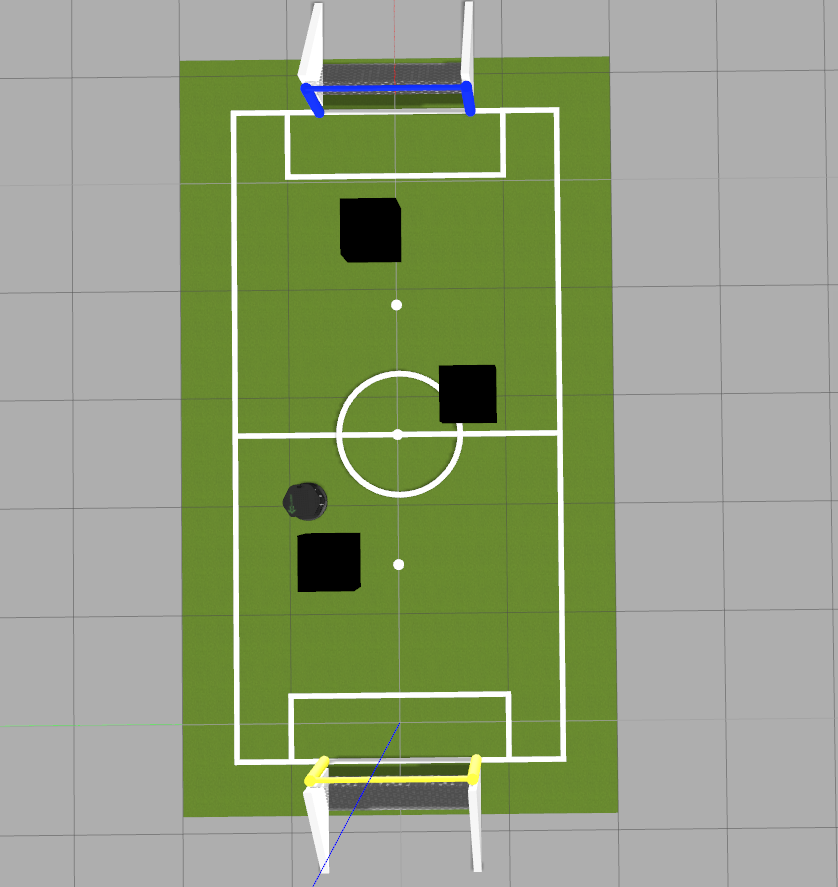
#> input picture ros_scripts/map.png, 838 x 887 px, found by its file name
$ python Ros_obstacle.py   (older library calls are emulated)
#> lines starting #> are read from the running program, lines starting #| are printed output that depends on the picture; after the words box and inside, x2 and y2 are one past the last pixel; in counts of white or black regions, pixels touching at a corner belong together; long printed decimals are rounded
import cv2
import cv2 as cv
import numpy as np
import os
import pandas as pd
import csv
import timeit
# import imutils
import json
import base64
from itertools import islice


def cv_show(name, img):
    cv2.imshow(name, img)
    cv2.waitKey()
    cv2.destroyAllWindows()


# [25 lines of commented-out code are left out]


img = cv.imread("map.png")
#> img is the input picture: shape (887, 838, 3); mean B, G, R 124.3, 157.9, 145.4

img2 = img

readimg = img

img = cv.bilateralFilter(readimg, 21, 75, 75)
# img = cv.medianBlur(img, 3)
img = cv2.cvtColor(img, code=cv2.COLOR_BGR2HSV)  # 颜色空间的转变
#> img: shape (887, 838, 3); mean H, S, V 18.4, 64.6, 158.5
img_1 = img.copy()
lower_grey = np.array([0, 0, 125])
upper_grey = np.array([0, 0, 150])

mask_black = cv2.inRange(img, lower_grey, upper_grey)
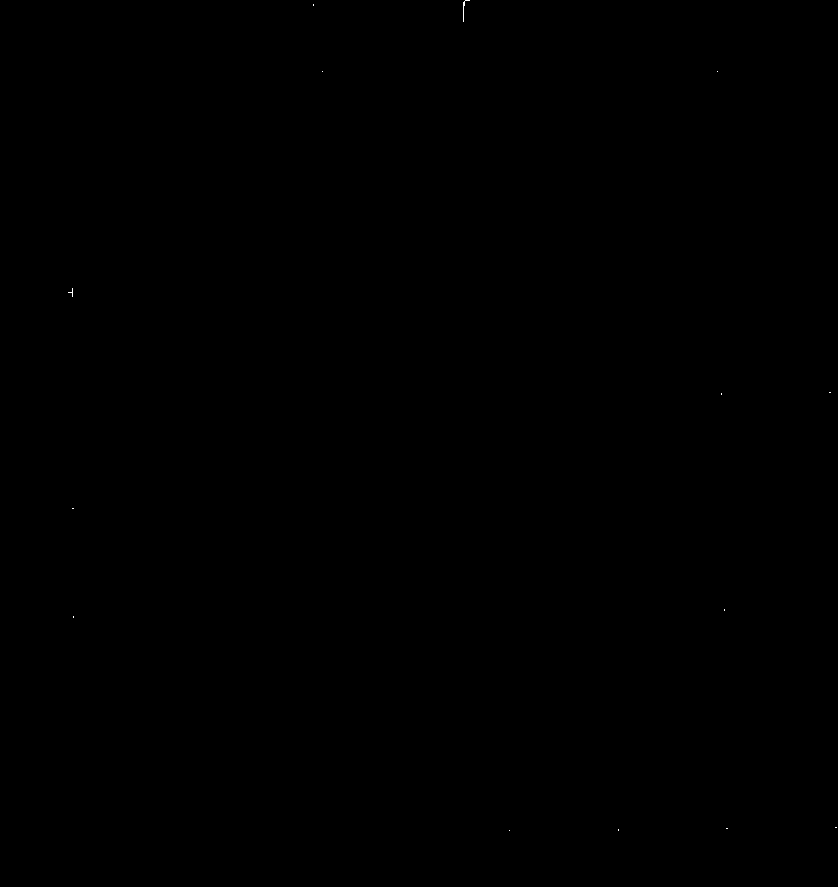
#> mask_black: shape (887, 838); 0.01% white in thin lines or dots, all inside (x1, y1, x2, y2) = (68, 0, 837, 831)

# 轮廓检测

img, contours, _ = cv2.findContours(
    mask_black, cv2.RETR_TREE, cv2.CHAIN_APPROX_SIMPLE)
#> contours = 14 contours, all with area under 20

font = cv2.FONT_HERSHEY_SIMPLEX

contours = sorted(contours, key=cv2.contourArea, reverse=True)
print(contours)
#> (printed output is left out)
list=[]

for i in range(0, 3):

    rect= cv2.minAreaRect(contours[i])
    list.append(rect)
    print(rect[1])
    print(type(rect[1]))
    box = cv2.boxPoints(rect)
    box = np.int0(box)
    img2 = cv2.drawContours(img2, [box], 0, (0, 0, 255), 2)

    pts1 = np.float32(box)
    pts2 = np.float32([[rect[0][0] + rect[1][1] / 2, rect[0][1] + rect[1][0] / 2],
                       [rect[0][0] - rect[1][1] / 2, rect[0][1] + rect[1][0] / 2],
                       [rect[0][0] - rect[1][1] / 2, rect[0][1] - rect[1][0] / 2],
                       [rect[0][0] + rect[1][1] / 2, rect[0][1] - rect[1][0] / 2]])
    M = cv2.getPerspectiveTransform(pts1, pts2)
    dst = cv2.warpPerspective(img2, M, (img2.shape[1], img2.shape[0]))

    # 此处可以验证 box点的顺序
    color = [(0, 0, 255), (0, 255, 0), (255, 0, 0), (255, 255, 255)]
    i = 0
    for point in pts2:
        cv2.circle(dst, tuple(point), 2, color[i], 4)
        i += 1
    target = dst[int(pts2[2][1]):int(pts2[1][1]), int(pts2[2][0]):int(pts2[3][0]), :]
    cv2.imshow('dst', dst)
    cv2.imshow('target', target)
    cv2.waitKey()
    cv2.destroyAllWindows()
#> this loop made 3 passes
#> (rect, pts1) on passes 1 to 2: (((463.5, 9.78), (21.84, 5.22), -74.05), [[463, 20], [457, 19], [463, -1], [469, 0]]), (((72, 292), (5.66, 5.66), -45), [[72, 296], [68, 292], [72, 288], [76, 292]])
#> (rect, pts2) on pass 3: (((509, 830), (0, 0), -90), [[509, 830], [509, 830], [509, 830], [509, 830]])
#| (21.840, 5.220)
#| <class 'tuple'>
#| (5.657, 5.657)
#| <class 'tuple'>
#| (0.0, 0.0)
#| <class 'tuple'>
#> pass 1, `dst = cv2.warpPerspective(img2, M, (img2.shape[1], img2.shape[0]))`:
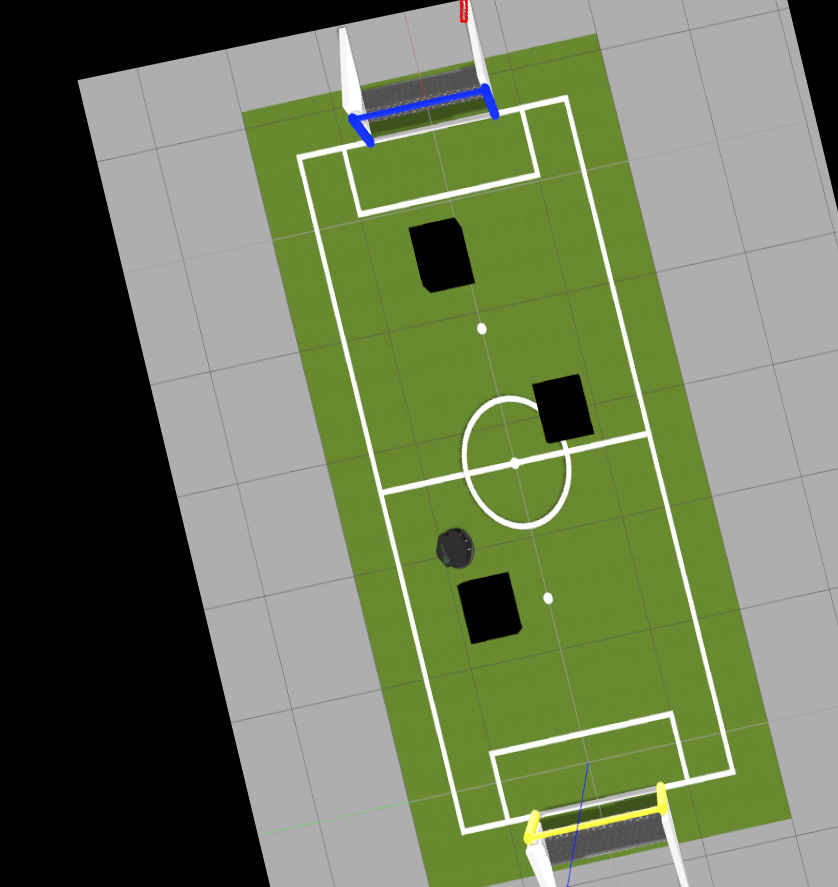
#> dst: shape (887, 838, 3); mean B, G, R 90, 120.3, 109
#> after the loop:
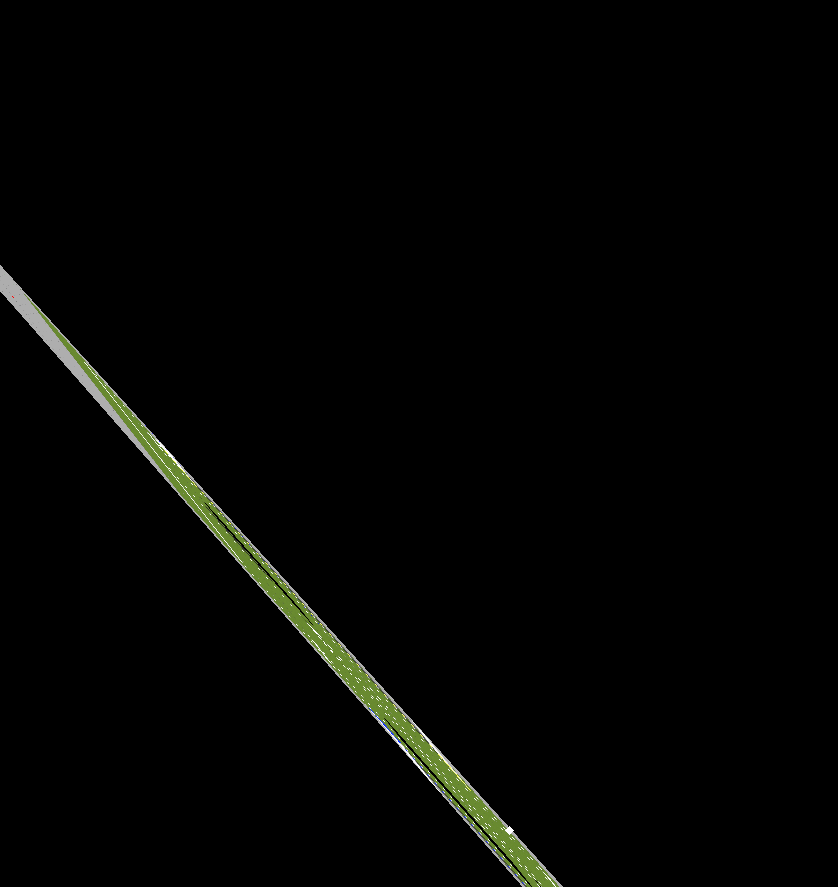
#> dst: shape (887, 838, 3); mean B, G, R 2.4, 3.9, 3.3
#> after the loop: img2: shape (887, 838, 3); mean B, G, R 124.3, 157.8, 145.4
#> after the loop, list = [((463.5, 9.78), (21.84, 5.22), -74.05), ((72, 292), (5.66, 5.66), -45), ((509, 830), (0, 0), -90)]


print(list)
#| [((463.491, 9.783), (21.840, 5.220), -74.055), ((72.0, 292.0), (5.657, 5.657), -45.0), ((509.0, 830.0), (0.0, 0.0), -90.0)]
cv2.imshow('img2', img2)
cv2.waitKey()
cv2.destroyAllWindows()

$ run again, with ros_scripts/challenge1.png copied over ros_scripts/map.png
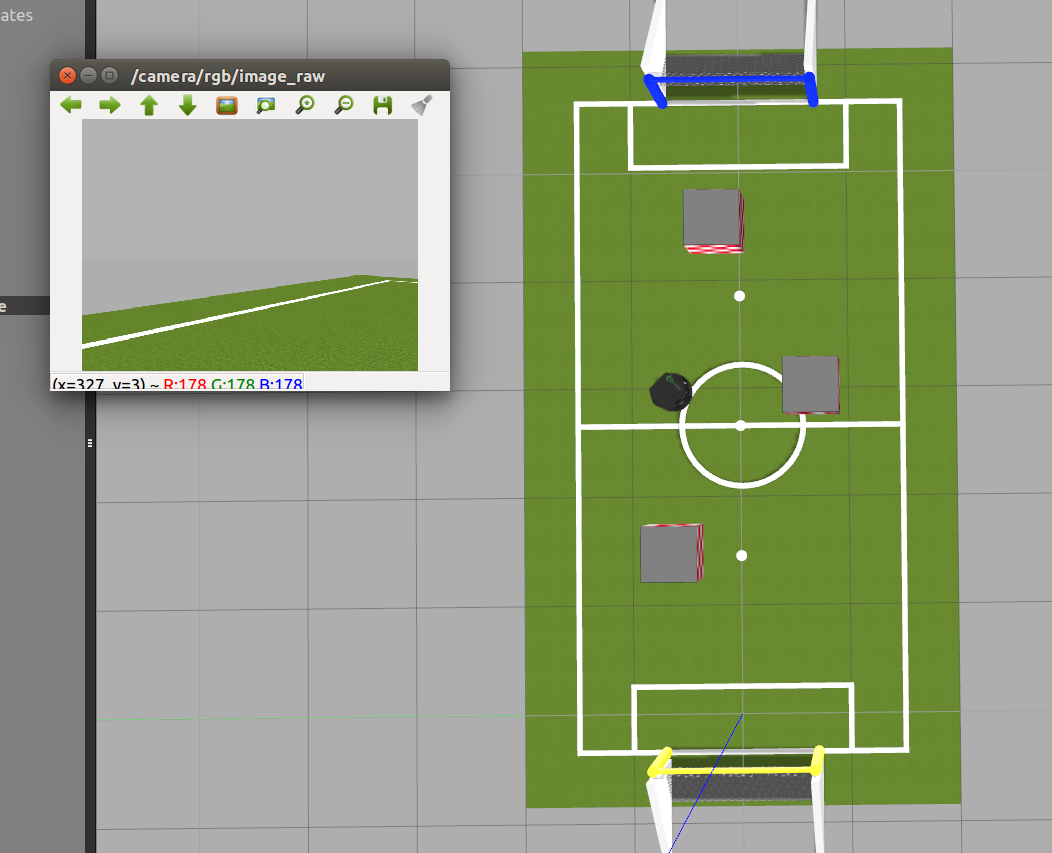
#> input picture ros_scripts/challenge1.png, 1052 x 853 px, found by its file name
#> img is the input picture: shape (853, 1052, 3); mean B, G, R 126.2, 156.9, 145.7
#> `mask_black = cv2.inRange(img, lower_grey, upper_grey)`:
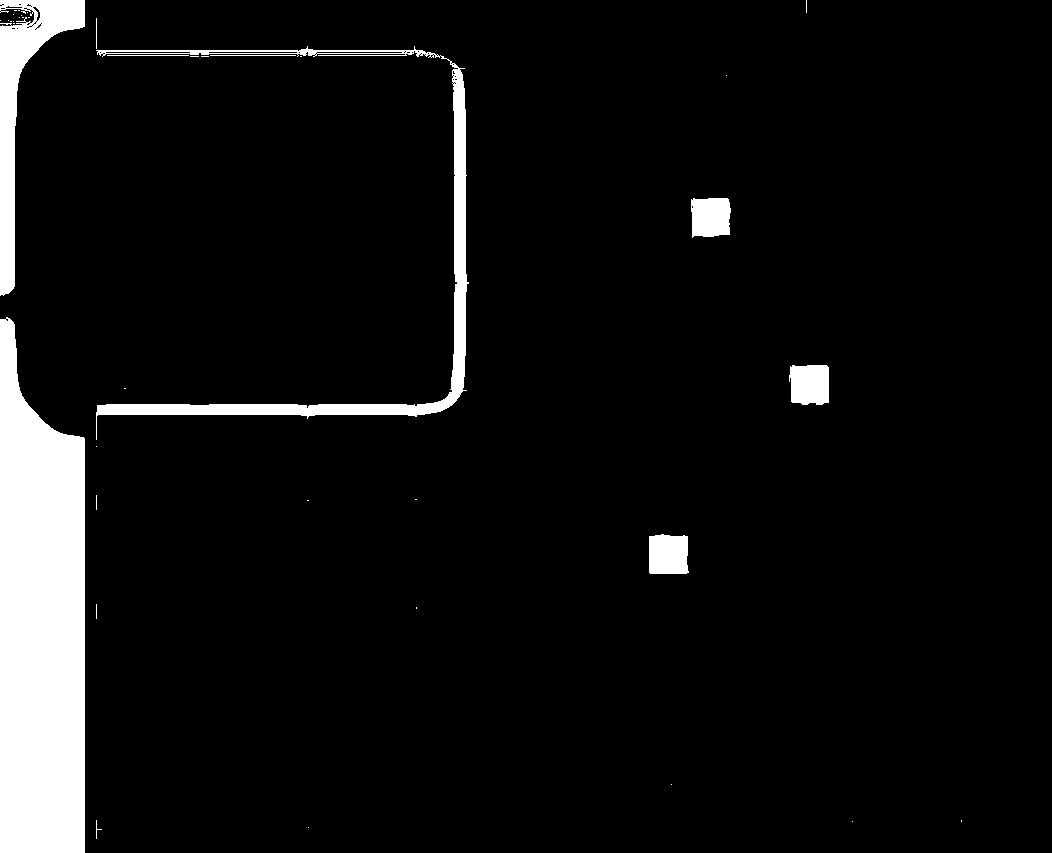
#> mask_black: shape (853, 1052); 6.6% white; 39 white regions (29 under 20 px)
#> contours = 93 contours, 82 with area under 20; largest, box (x1, y1, x2, y2) and area: (0, 317, 85, 853) 37780, (96, 46, 469, 440) 8238, (0, 0, 85, 296) 6734, (649, 534, 689, 574) 1418, (789, 365, 829, 405) 1396
#> (printed output is left out)
#> the loop `for i in range(0, 3): ` made 3 passes
#> (rect, pts2, M) on passes 1, 3: (((42, 584.5), (535, 84), -90), [[84, 852], [0, 852], [0, 317], [84, 317]], [[1, 0, 0], [0, 1, 0], [0, 0, 1]]), (((42, 147.5), (295, 84), -90), [[84, 295], [0, 295], [0, 0], [84, 0]], [[1, 0, 0], [0, 1, 0], [0, 0, 1]])
#> after the loop `for i in range(0, 3):`:
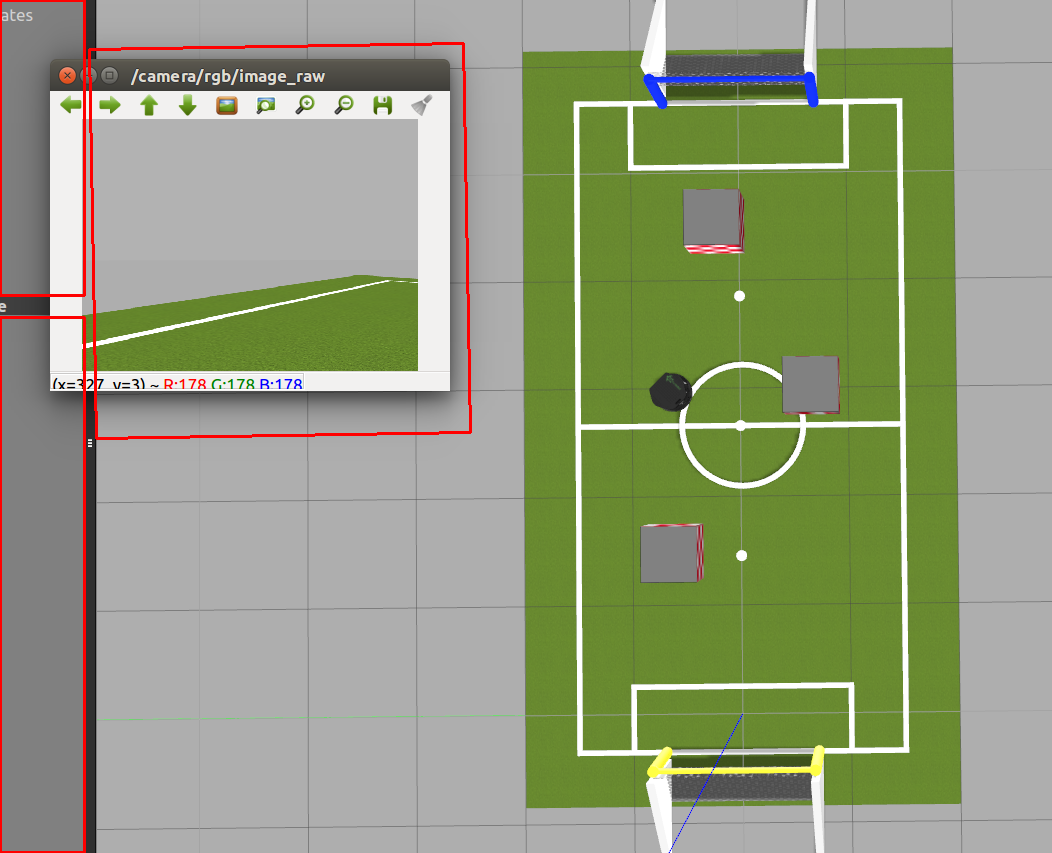
#> img2: shape (853, 1052, 3); mean B, G, R 124.7, 155.3, 146.9
#> after the loop `for i in range(0, 3):`: list = [((42, 584.5), (535, 84), -90), ((279.9, 241.1), (374.7, 389.3), -0.993), ((42, 147.5), (295, 84), -90)]

$ run again, with ros_scripts/chess1.png copied over ros_scripts/map.png
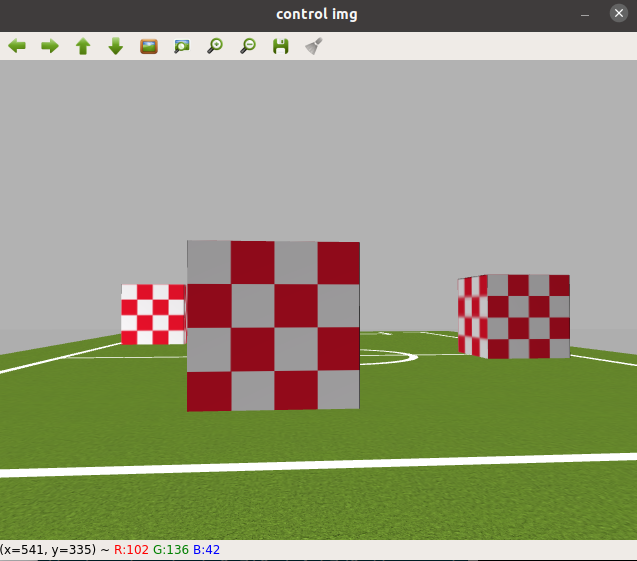
#> input picture ros_scripts/chess1.png, 637 x 561 px, found by its file name
#> img is the input picture: shape (561, 637, 3); mean B, G, R 125.9, 152.4, 151.3
#> mask_black: shape (561, 637); 0.01% white in thin lines or dots, all inside (x1, y1, x2, y2) = (557, 9, 623, 351)
#> contours = 11 contours, 10 with area under 20; largest, box (x1, y1, x2, y2) and area: (615, 9, 623, 17) 23
#> (printed output is left out)
#> the loop `for i in range(0, 3): ` made 3 passes
#> (rect, pts2) on pass 1: (((618.5, 12.5), (7, 7), -90), [[622, 16], [615, 16], [615, 9], [622, 9]])
#> (printed output is left out)
#> pass 2, `dst = cv2.warpPerspective(img2, M, (img2.shape[1], img2.shape[0]))`:
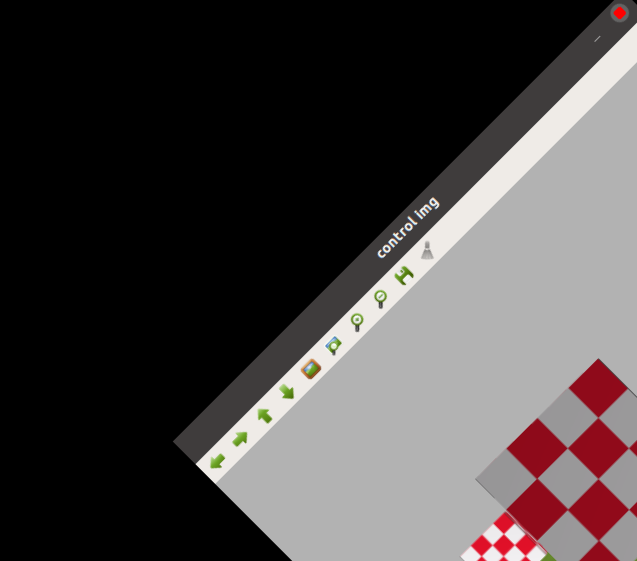
#> dst: shape (561, 637, 3); mean B, G, R 67.7, 67.7, 72.4
#> after the loop `for i in range(0, 3):`:
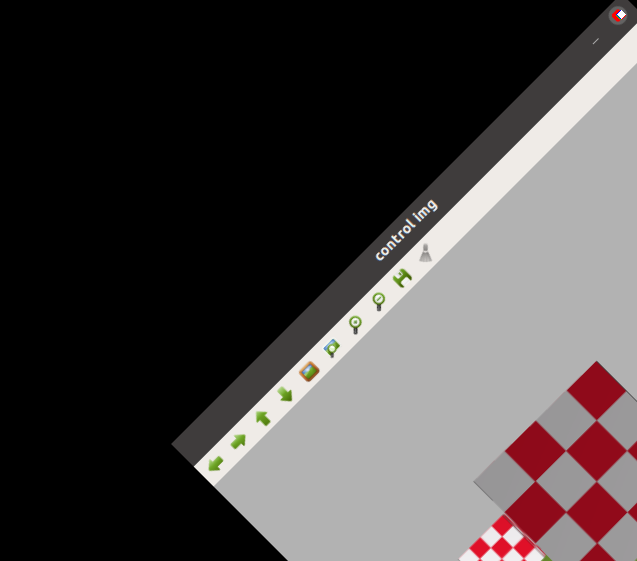
#> dst: shape (561, 637, 3); mean B, G, R 67.9, 67.8, 72.4
#> after the loop `for i in range(0, 3):`: list = [((618.5, 12.5), (7, 7), -90), ((618.5, 12.5), (2.83, 2.83), -45), ((621, 15), (1.41, 1.41), -45)]
#| [((618.5, 12.5), (7.0, 7.0), -90.0), ((618.5, 12.500), (2.828, 2.828), -45.0), ((621.000, 15.000), (1.414, 1.414), -45.0)]
